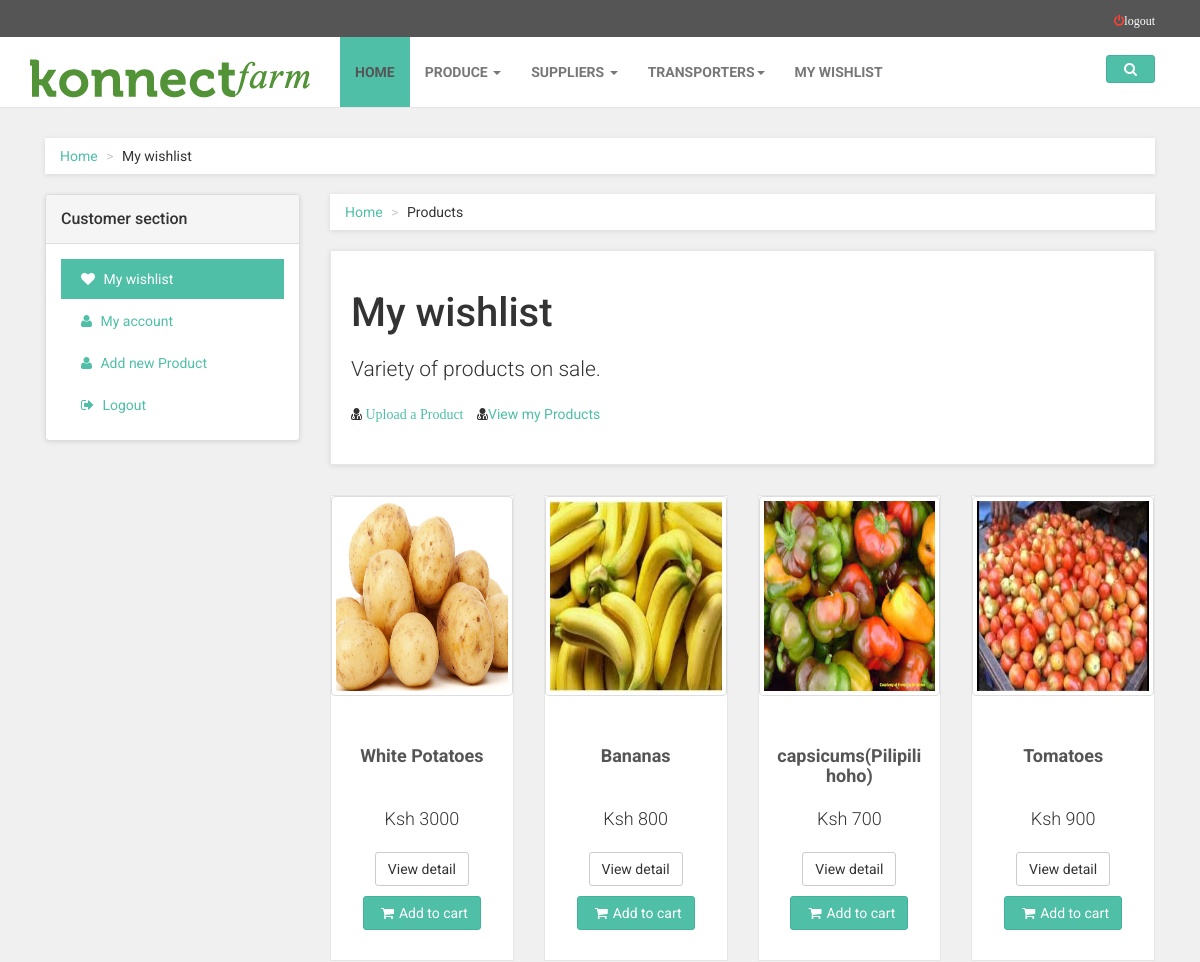
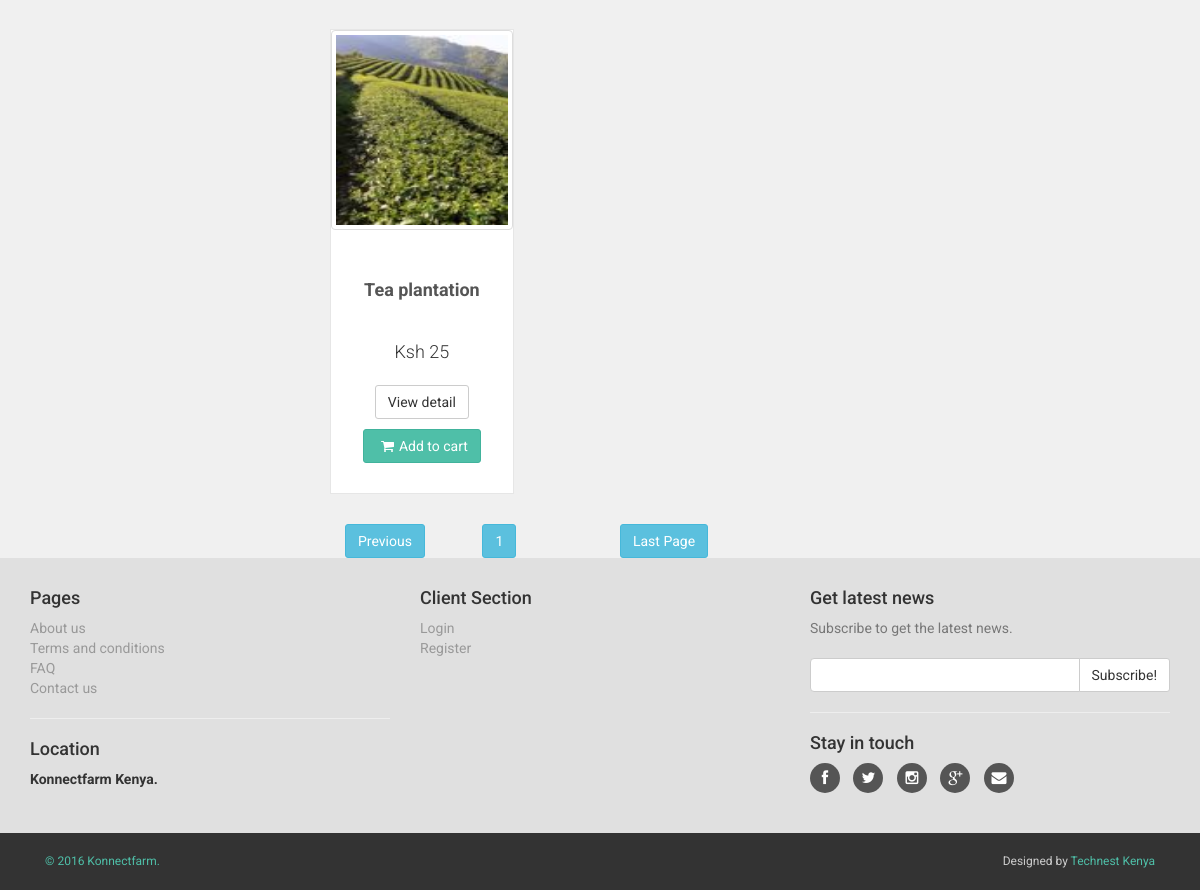
/mywishlist.php (signed in), run on the app's committed database (2 pictures, top to bottom).
### tables this page shows
CREATE TABLE IF NOT EXISTS `products` (
  `id` int(11) NOT NULL,
  `user_id` int(11) NOT NULL,
  `product_name` text NOT NULL,
  `product_price` int(50) NOT NULL,
  `product_quantity` varchar(100) NOT NULL,
  `product_unit` text NOT NULL,
  `description` text NOT NULL,
  `current_location` text NOT NULL,
  `negotiable` text NOT NULL,
  `upload_date` timestamp NOT NULL DEFAULT CURRENT_TIMESTAMP,
  `pic1` text NOT NULL,
  `pic2` text NOT NULL,
  `pic3` text NOT NULL
);

### mywishlist.php (the view, shortened to what this page needs)
<?php
    include("includes/connection.php");
 ?>
<?php include("includes/header2.php") ?>
      <div id="all">
        <div id="content">
            <div class="container">
                <div class="col-md-12">
                    <ul class="breadcrumb">
                        <li><a href="index.html">Home</a>
                        </li>
                        <li>My wishlist</li>
                    </ul>
                </div>
                <div class="col-md-3">
                    <div class="panel panel-default sidebar-menu">
                        <div class="panel-heading">
                            <h3 class="panel-title">Customer section</h3>
                        </div>
                        <div class="panel-body">
                            <ul class="nav nav-pills nav-stacked">
                                <li class="active">
                                     <a href=""><i class="fa fa-heart"></i> My wishlist</a>
                                </li>
                                <li>
                                    <a href="me.php"><i class="fa fa-user"></i> My account</a>
                                </li>
                                <li>
                                    <a href="product.php"><i class="fa fa-user"></i> Add new Product</a>
                                </li>
                                <li>
                                    <a href="logout.php"><i class="fa fa-sign-out"></i> Logout</a>
                                </li>
                            </ul>
                        </div>
                    </div>
                </div>
                <div class="col-md-9" id="wishlist">
                    <ul class="breadcrumb">
                        <li><a href="#">Home</a>
                        </li>
                        <li>Products</li>
                    </ul>
                    <div class="box">
                        <h1>My wishlist</h1>
                        <p class="lead">Variety of products on sale.</p>
                        <ul class="list-inline">
                        <li><i class="fa fa-user-md">
                        <a href="product.php">Upload a Product</i></a></li>
                        <li><i class="fa fa-user-md"><a href="myproducts.php"></i>View my Products</a></li>
                         </ul>
                    </div>
                    <div class="row products">
                         <?php
                            $num_rec_per_page=12;
                            if (isset($_GET["page"])) { $page  = $_GET["page"]; } else { $page=1; };
                            $start_from = ($page-1) * $num_rec_per_page;
                            $sql = "SELECT * FROM products ORDER BY id DESC LIMIT  $start_from, $num_rec_per_page";
                            $rs_result = mysqli_query ($connection,$sql);
                            ?>
                            <?php
                            while ($row = mysqli_fetch_assoc($rs_result)) {
                                                $id = $row['id'];
                                                $pic1 = $row['pic1'];
                                                $product_name = $row['product_name'];
                                                $product_price = $row['product_price'];
                    ?>
                            <div class="col-md-3 col-sm-4">
                            <div class="product">
                                <div class="flip-container">
                                    <div class="flipper">
                                        <div class="front">
                                            <a href="details.php?id=<?php echo $id; ?>">
                                                <img src="<?php echo $pic1;?>" class="thumbnail" style="width: 100%; max-width: 300px; height: 200px;"alt="" class="img-responsive">
                                            </a>
                                        </div>
                                        <div class="back">
                                            <a href="details.php?id=<?php echo $id; ?>">
                                            </a>
                                        </div>
                                    </div>
                                </div>
                                <div class="text">
                                    <h3><a href="details.php?id=<?php echo $id; ?>"><?php echo $product_name;?></a></h3>
                                    <p class="price">Ksh <?php echo $product_price;?></p>
                                    <p class="buttons">
                                        <a href="details.php?id=<?php echo $id; ?>" class="btn btn-default">View detail</a>
                                        <a href="""" class="btn btn-primary"><i class="fa fa-shopping-cart"></i>Add to cart</a>
                                    </p>
                                </div>
                            </div>
                        </div>
                    <?php
                                };
                                ?>
                    <?php
                            $sql = "SELECT * FROM products";
                            $rs_result = mysqli_query($connection,$sql);
                            $total_records = mysqli_num_rows($rs_result);
                            $total_pages = ceil($total_records / $num_rec_per_page);
                            ?>
                            <div class="col-md-12">
                            <div class="controls col-md-2">
                            <a href='mywishlist.php?page=1'><button class="btn btn-info">Previous</button></a>
                            </div>
                             <?php
                            for ($i=1; $i<=$total_pages; $i++) {
                                ?>
                            <div class="controls col-md-2">
                            <a href='mywishlist.php?page=<?php echo $i;?>'><button class="btn btn-info"><?php echo $i;?></button></a>
                            </div>
                            <?php
                            };
                            ?>
                            <div class="controls col-md-2">
                            <a href='mywishlist.php?page=<?php echo $total_pages;?>'
                            ><button class="btn btn-info">Last Page</button></a>
                            </div>
                            </div>
                </div>
            </div>
        </div>
      <?php include("includes/footer.php"); ?>
</html>

### css/style.default.css (style rules this page uses)
a i.fa, button i.fa { margin: 0 5px; }
p.lead { font-weight: 300; }
h1 { font-weight: 700; font-size: 40px; }
.breadcrumb { -webkit-box-shadow: 0 1px 5px rgba(0, 0, 0, 0.1); box-shadow: 0 1px 5px rgba(0, 0, 0, 0.1); }
.box { background: #fff; margin: 0 0 30px; border: solid 1px #e6e6e6; -webkit-box-sizing: border-box; -moz-box-sizing: border-box; box-sizing: border-box; padding: 20px; -webkit-box-shadow: 0 1px 5px rgba(0, 0, 0, 0.1); box-shadow: 0 1px 5px rgba(0, 0, 0, 0.1); }
#content .panel.sidebar-menu { -webkit-box-sizing: border-box; -moz-box-sizing: border-box; box-sizing: border-box; -webkit-box-shadow: 0 1px 5px rgba(0, 0, 0, 0.1); box-shadow: 0 1px 5px rgba(0, 0, 0, 0.1); }
#content .panel.sidebar-menu h3 { padding: 5px 0; margin: 0; }
#content .product { background: #fff; border: solid 1px #e6e6e6; -webkit-box-sizing: border-box; -moz-box-sizing: border-box; box-sizing: border-box; margin-bottom: 30px; }
#content .product .flip-container { cursor: pointer; -webkit-perspective: 1000; -moz-perspective: 1000; perspective: 1000; -webkit-transform-style: preserve-3d; -moz-transform-style: preserve-3d; -ms-transform-style: preserve-3d; transform-style: preserve-3d; }
#content .product .flip-container, #content .product .front, #content .product .back { width: 100%; }
#content .product .flipper { -webkit-backface-visibility: hidden; -moz-backface-visibility: hidden; backface-visibility: hidden; -webkit-transition: 0.6s; transition: 0.6s; -webkit-transform-style: preserve-3d; -moz-transform-style: preserve-3d; -ms-transform-style: preserve-3d; transform-style: preserve-3d; position: relative; }
#content .product .front, #content .product .back { -webkit-backface-visibility: hidden; -moz-backface-visibility: hidden; backface-visibility: hidden; -webkit-transition: 0.6s; transition: 0.6s; -webkit-transform-style: preserve-3d; -moz-transform-style: preserve-3d; -ms-transform-style: preserve-3d; transform-style: preserve-3d; position: absolute; top: 0; left: 0; }
#content .product .front { z-index: 2; -webkit-transform: rotateY(0deg); -ms-transform: rotateY(0deg); transform: rotateY(0deg); }
#content .product .back { -webkit-transform: rotateY(-180deg); -ms-transform: rotateY(-180deg); transform: rotateY(-180deg); }
#content .product .text { padding: 10px 10px 0; }
#content .product .text h3 { font-size: 18px; font-weight: 700; height: 39.6px; text-align: center; overflow: hidden; }
#content .product .text h3 a { color: #555555; }
#content .product .text p.price { font-size: 18px; text-align: center; font-weight: 300; }
#content .product .text .buttons { clear: both; text-align: center; }
#content .product .text .buttons .btn { margin-bottom: 10px; }
.nav { margin-bottom: 0; padding-left: 0; list-style: none; }
.nav > li > a { padding: 10px 15px; }
.nav-pills > li > a { border-radius: 0; }
.nav-pills > li.active > a, .nav-pills > li.active > a:hover, .nav-pills > li.active > a:focus { color: #ffffff; background-color: #4fbfa8; }
body { font-family: "Roboto", Helvetica, Arial, sans-serif; font-size: 14px; line-height: 1.42857143; color: #333333; background-color: #f0f0f0; }
.breadcrumb { padding: 8px 15px; margin-bottom: 20px; background-color: #ffffff; border-radius: 0; }
.breadcrumb > li + li:before { content: ">\00a0"; color: #cccccc; }
.btn { font-weight: normal; font-family: "Roboto", Helvetica, Arial, sans-serif; padding: 6px 12px; font-size: 14px; line-height: 1.42857143; border-radius: 3px; }
.btn-primary { color: #ffffff; background-color: #4fbfa8; border-color: #41b39c; }
h1, h2, h3, h4, h5, h6, .h1, .h2, .h3, .h4, .h5, .h6 { font-family: inherit; font-weight: 500; line-height: 1.1; color: inherit; }
h1, .h1, h2, .h2, h3, .h3 { margin-top: 20px; margin-bottom: 20px; }
p, ul, ol { margin: 0 0 20px; }
.lead { margin-bottom: 20px; font-size: 16px; }
@media (min-width: 768px) { .lead { font-size: 21px; } }

### data on the page
products: pic1 (picture), product_name "White Potatoes", product_price "3000"
products: pic1 (picture), product_name "Bananas", product_price "800"
products: pic1 (picture), product_name "capsicums(Pilipili hoho)", product_price "700"
products: pic1 (picture), product_name "Tomatoes", product_price "900"
products: pic1 (picture), product_name "Tea plantation", product_price "25"
